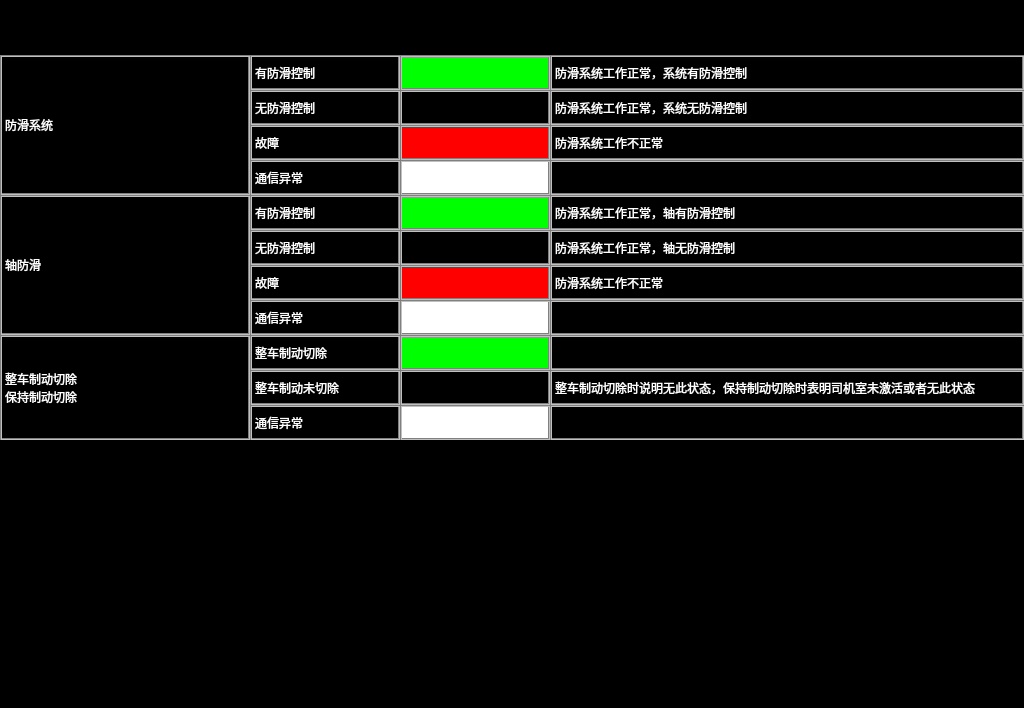
<?xml version="1.0" encoding="UTF-8"?>
<ui version="4.0">
 <class>BrakestateHelpPage2</class>
 <widget class="QWidget" name="BrakestateHelpPage2">
  <property name="geometry">
   <rect>
    <x>0</x>
    <y>0</y>
    <width>1024</width>
    <height>708</height>
   </rect>
  </property>
  <property name="windowTitle">
   <string>Form</string>
  </property>
  <property name="styleSheet">
   <string notr="true">QLabel
{
	color: white;
	border: 2px groove, gray;
    border-color: gray;
	font: 20px, &quot;SimHei&quot;;	
}

QWidget
{
	background-color: black;
}

QPushButton
{
	font: 20px, &quot;SimHei&quot;;
    color: black;
	background-color: rgb(250, 250, 250);
	border-radius: 5px;
}</string>
  </property>
  <widget class="QLabel" name="label_voltage4_1">
   <property name="geometry">
    <rect>
     <x>400</x>
     <y>160</y>
     <width>150</width>
     <height>35</height>
    </rect>
   </property>
   <property name="styleSheet">
    <string notr="true">background-color: white;</string>
   </property>
   <property name="text">
    <string/>
   </property>
  </widget>
  <widget class="QLabel" name="label_viewItem">
   <property name="geometry">
    <rect>
     <x>400</x>
     <y>55</y>
     <width>150</width>
     <height>35</height>
    </rect>
   </property>
   <property name="styleSheet">
    <string notr="true">background-color: rgb(0,255,0);</string>
   </property>
   <property name="text">
    <string/>
   </property>
  </widget>
  <widget class="QLabel" name="label_breakLevel1_2">
   <property name="geometry">
    <rect>
     <x>550</x>
     <y>265</y>
     <width>474</width>
     <height>35</height>
    </rect>
   </property>
   <property name="text">
    <string>防滑系统工作不正常</string>
   </property>
  </widget>
  <widget class="QLabel" name="label_voltage1_2">
   <property name="geometry">
    <rect>
     <x>550</x>
     <y>90</y>
     <width>474</width>
     <height>35</height>
    </rect>
   </property>
   <property name="text">
    <string>防滑系统工作正常，系统无防滑控制</string>
   </property>
  </widget>
  <widget class="QLabel" name="label_current1_1">
   <property name="geometry">
    <rect>
     <x>400</x>
     <y>195</y>
     <width>150</width>
     <height>35</height>
    </rect>
   </property>
   <property name="styleSheet">
    <string notr="true">background-color: rgb(0,255,0);</string>
   </property>
   <property name="text">
    <string/>
   </property>
  </widget>
  <widget class="QLabel" name="label_voltage4_2">
   <property name="geometry">
    <rect>
     <x>550</x>
     <y>160</y>
     <width>474</width>
     <height>35</height>
    </rect>
   </property>
   <property name="text">
    <string/>
   </property>
  </widget>
  <widget class="QLabel" name="label_current1_2">
   <property name="geometry">
    <rect>
     <x>550</x>
     <y>195</y>
     <width>474</width>
     <height>35</height>
    </rect>
   </property>
   <property name="text">
    <string>防滑系统工作正常，轴有防滑控制</string>
   </property>
  </widget>
  <widget class="QLabel" name="label_viewComment">
   <property name="geometry">
    <rect>
     <x>550</x>
     <y>55</y>
     <width>474</width>
     <height>35</height>
    </rect>
   </property>
   <property name="text">
    <string>防滑系统工作正常，系统有防滑控制</string>
   </property>
  </widget>
  <widget class="QLabel" name="label_current1">
   <property name="geometry">
    <rect>
     <x>250</x>
     <y>195</y>
     <width>150</width>
     <height>35</height>
    </rect>
   </property>
   <property name="text">
    <string>有防滑控制</string>
   </property>
  </widget>
  <widget class="QLabel" name="label_voltage1_1">
   <property name="geometry">
    <rect>
     <x>400</x>
     <y>90</y>
     <width>150</width>
     <height>35</height>
    </rect>
   </property>
   <property name="styleSheet">
    <string notr="true"/>
   </property>
   <property name="text">
    <string/>
   </property>
  </widget>
  <widget class="QLabel" name="label_breakLevel1">
   <property name="geometry">
    <rect>
     <x>250</x>
     <y>265</y>
     <width>150</width>
     <height>35</height>
    </rect>
   </property>
   <property name="text">
    <string>故障</string>
   </property>
  </widget>
  <widget class="QLabel" name="label_voltage3_1">
   <property name="geometry">
    <rect>
     <x>400</x>
     <y>125</y>
     <width>150</width>
     <height>35</height>
    </rect>
   </property>
   <property name="styleSheet">
    <string notr="true">background-color: red;</string>
   </property>
   <property name="text">
    <string/>
   </property>
  </widget>
  <widget class="QLabel" name="label_breakLevel1_1">
   <property name="geometry">
    <rect>
     <x>400</x>
     <y>265</y>
     <width>150</width>
     <height>35</height>
    </rect>
   </property>
   <property name="styleSheet">
    <string notr="true">background-color: red;</string>
   </property>
   <property name="text">
    <string/>
   </property>
  </widget>
  <widget class="QLabel" name="label_voltage4">
   <property name="geometry">
    <rect>
     <x>250</x>
     <y>160</y>
     <width>150</width>
     <height>35</height>
    </rect>
   </property>
   <property name="text">
    <string>通信异常</string>
   </property>
  </widget>
  <widget class="QLabel" name="label_voltage3">
   <property name="geometry">
    <rect>
     <x>250</x>
     <y>125</y>
     <width>150</width>
     <height>35</height>
    </rect>
   </property>
   <property name="text">
    <string>故障</string>
   </property>
  </widget>
  <widget class="QLabel" name="label_breakLevel2">
   <property name="geometry">
    <rect>
     <x>250</x>
     <y>300</y>
     <width>150</width>
     <height>35</height>
    </rect>
   </property>
   <property name="text">
    <string>通信异常</string>
   </property>
  </widget>
  <widget class="QLabel" name="label_breakLevel2_2">
   <property name="geometry">
    <rect>
     <x>550</x>
     <y>300</y>
     <width>474</width>
     <height>35</height>
    </rect>
   </property>
   <property name="text">
    <string/>
   </property>
  </widget>
  <widget class="QLabel" name="label_current2_2">
   <property name="geometry">
    <rect>
     <x>550</x>
     <y>230</y>
     <width>474</width>
     <height>35</height>
    </rect>
   </property>
   <property name="text">
    <string>防滑系统工作正常，轴无防滑控制</string>
   </property>
  </widget>
  <widget class="QLabel" name="label_voltage">
   <property name="geometry">
    <rect>
     <x>0</x>
     <y>55</y>
     <width>250</width>
     <height>140</height>
    </rect>
   </property>
   <property name="text">
    <string>防滑系统</string>
   </property>
  </widget>
  <widget class="QLabel" name="label_voltage3_2">
   <property name="geometry">
    <rect>
     <x>550</x>
     <y>125</y>
     <width>474</width>
     <height>35</height>
    </rect>
   </property>
   <property name="text">
    <string>防滑系统工作不正常</string>
   </property>
  </widget>
  <widget class="QLabel" name="label_breakLevel2_1">
   <property name="geometry">
    <rect>
     <x>400</x>
     <y>300</y>
     <width>150</width>
     <height>35</height>
    </rect>
   </property>
   <property name="styleSheet">
    <string notr="true">background-color: white;</string>
   </property>
   <property name="text">
    <string/>
   </property>
  </widget>
  <widget class="QLabel" name="label_current2_1">
   <property name="geometry">
    <rect>
     <x>400</x>
     <y>230</y>
     <width>150</width>
     <height>35</height>
    </rect>
   </property>
   <property name="styleSheet">
    <string notr="true"/>
   </property>
   <property name="text">
    <string/>
   </property>
  </widget>
  <widget class="QLabel" name="label_voltage1">
   <property name="geometry">
    <rect>
     <x>250</x>
     <y>90</y>
     <width>150</width>
     <height>35</height>
    </rect>
   </property>
   <property name="text">
    <string>无防滑控制</string>
   </property>
  </widget>
  <widget class="QLabel" name="label_viewCondition">
   <property name="geometry">
    <rect>
     <x>250</x>
     <y>55</y>
     <width>150</width>
     <height>35</height>
    </rect>
   </property>
   <property name="text">
    <string>有防滑控制</string>
   </property>
  </widget>
  <widget class="QLabel" name="label_current2">
   <property name="geometry">
    <rect>
     <x>250</x>
     <y>230</y>
     <width>150</width>
     <height>35</height>
    </rect>
   </property>
   <property name="text">
    <string>无防滑控制</string>
   </property>
  </widget>
  <widget class="QLabel" name="label_voltage_2">
   <property name="geometry">
    <rect>
     <x>0</x>
     <y>195</y>
     <width>250</width>
     <height>140</height>
    </rect>
   </property>
   <property name="text">
    <string>轴防滑</string>
   </property>
  </widget>
  <widget class="QLabel" name="label_defaultInfo1_18">
   <property name="geometry">
    <rect>
     <x>400</x>
     <y>370</y>
     <width>150</width>
     <height>35</height>
    </rect>
   </property>
   <property name="styleSheet">
    <string notr="true"/>
   </property>
   <property name="text">
    <string/>
   </property>
  </widget>
  <widget class="QLabel" name="label_defaultInfo1_19">
   <property name="geometry">
    <rect>
     <x>250</x>
     <y>370</y>
     <width>150</width>
     <height>35</height>
    </rect>
   </property>
   <property name="text">
    <string>整车制动未切除</string>
   </property>
  </widget>
  <widget class="QLabel" name="label_defaultInfo1_20">
   <property name="geometry">
    <rect>
     <x>550</x>
     <y>405</y>
     <width>474</width>
     <height>35</height>
    </rect>
   </property>
   <property name="text">
    <string/>
   </property>
  </widget>
  <widget class="QLabel" name="label_breakLevel_2">
   <property name="geometry">
    <rect>
     <x>0</x>
     <y>335</y>
     <width>250</width>
     <height>105</height>
    </rect>
   </property>
   <property name="text">
    <string>整车制动切除
保持制动切除</string>
   </property>
  </widget>
  <widget class="QLabel" name="label_defaultInfo1_21">
   <property name="geometry">
    <rect>
     <x>250</x>
     <y>405</y>
     <width>150</width>
     <height>35</height>
    </rect>
   </property>
   <property name="text">
    <string>通信异常</string>
   </property>
  </widget>
  <widget class="QLabel" name="label_defaultInfo1_2">
   <property name="geometry">
    <rect>
     <x>550</x>
     <y>335</y>
     <width>474</width>
     <height>35</height>
    </rect>
   </property>
   <property name="text">
    <string/>
   </property>
  </widget>
  <widget class="QLabel" name="label_defaultInfo1_22">
   <property name="geometry">
    <rect>
     <x>550</x>
     <y>370</y>
     <width>474</width>
     <height>35</height>
    </rect>
   </property>
   <property name="styleSheet">
    <string notr="true">font: 13px, &quot;SimHei&quot;;	</string>
   </property>
   <property name="text">
    <string>整车制动切除时说明无此状态，保持制动切除时表明司机室未激活或者无此状态</string>
   </property>
  </widget>
  <widget class="QLabel" name="label_defaultInfo1_23">
   <property name="geometry">
    <rect>
     <x>400</x>
     <y>405</y>
     <width>150</width>
     <height>35</height>
    </rect>
   </property>
   <property name="styleSheet">
    <string notr="true">background-color: white;</string>
   </property>
   <property name="text">
    <string/>
   </property>
  </widget>
  <widget class="QLabel" name="label_defaultInfo1_1">
   <property name="geometry">
    <rect>
     <x>400</x>
     <y>335</y>
     <width>150</width>
     <height>35</height>
    </rect>
   </property>
   <property name="styleSheet">
    <string notr="true">background-color: rgb(0,255,0);</string>
   </property>
   <property name="text">
    <string/>
   </property>
  </widget>
  <widget class="QLabel" name="label_defaultInfo1">
   <property name="geometry">
    <rect>
     <x>250</x>
     <y>335</y>
     <width>150</width>
     <height>35</height>
    </rect>
   </property>
   <property name="text">
    <string>整车制动切除</string>
   </property>
  </widget>
 </widget>
 <resources/>
 <connections/>
</ui>
